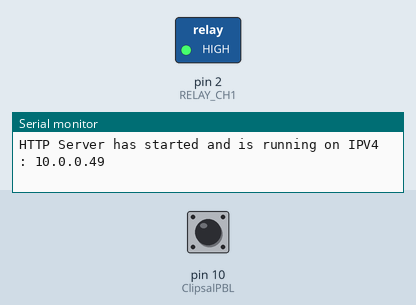
This sketch was run on a simulated Arduino Uno, built for the host (arithmetic inside an expression is 32-bit, double 64-bit). Parts: switched loads named in the sketch (green lamp = pin HIGH), the last lines printed to the serial monitor. Inputs (shaded band) come from the test bench; at power-on: pin 10 (ClipsalPBL) LOW. WiFi joins after 1.5 s; servers stay silent unless stated.

Above: at 1.2 s.
1.3 s: pin 10 (ClipsalPBL) driven HIGH
3.0 s: pin 10 (ClipsalPBL) pulsed LOW 2 times (0.12 s each, 0.3 s apart)
At 4.9 s:
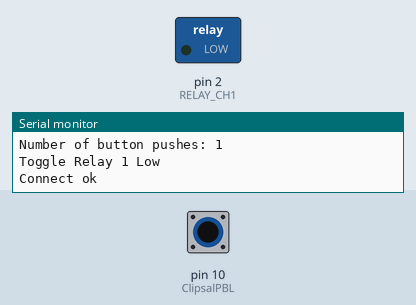
Timing chart, 0 to 6.4 s (numbered marks = the images above; inputs shaded):
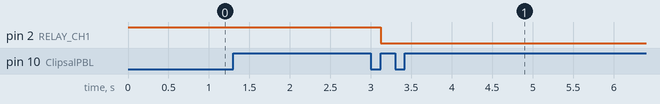

Measured:
- after the input at 3.0 s, pin 2 (RELAY_CH1): HIGH → LOW after 0.12 s

The sketch:

GarageDoorShedv3.ino
```cpp
const int ClipsalPBL = 10;     // the number of the pushbutton pin
int buttonState = 0;
int VarHomvisionRollerShedDoor1 = 0;


unsigned long startMillis;  //some global variables available anywhere in the program
unsigned long currentMillis;
const unsigned long period = 1500;  //the value is a number of milliseconds
const byte ledPin = 13;    //using the built in LED


int buttonPushCounter = 0;   // counter for the number of button presses
int lastButtonState = 0;     // previous state of the button

#include <SPI.h>
#include <Ethernet.h>

// Enter a MAC address and IP address for your controller below.
// The IP address will be dependent on your local network:
byte mac[] = { 0xAE, 0xFE, 0xDE, 0xEF, 0xFD, 0xFD };


byte gateway[] = { 10, 0, 0, 1 }; //
byte subnet[] = { 255, 255, 255, 0 }; //
IPAddress ip(10,0,0,49);

// Initialize the Ethernet server library
// with the IP address and port you want to use
// (port 80 is default for HTTP):
EthernetServer server(80);


#define RELAY_CH1  2
#define RELAY_CH2  3
#define RELAY_CH3  4
#define RELAY_CH4  5
#define RELAY_CH5  6
#define RELAY_CH6  7
#define RELAY_CH7  8
#define RELAY_CH8  9

String readString;

void setup() {

   // initialize the pushbutton pin as an input:
   pinMode(ClipsalPBL, INPUT);
   pinMode(RELAY_CH1, OUTPUT);
   digitalWrite(RELAY_CH1, HIGH);  // switch on LED1

   //initial start time
   startMillis = millis();

 // Open serial communications and wait for port to open:
  Serial.begin(9600);
   while (!Serial) {
    ;
  }


  // start the Ethernet connection and the server:
  Ethernet.begin(mac, ip);

  server.begin();
  Serial.print("HTTP Server has started and is running on IPV4 : ");
  Serial.println(Ethernet.localIP());

}


void loop() {


  // read the state of the pushbutton value:
  buttonState = digitalRead(ClipsalPBL);

      // compare the buttonState to its previous state
    if (buttonState != lastButtonState) {
      // if the state has changed, increment the counter
           currentMillis = millis();  //get the current "time" (actually the number of milliseconds since the program started)
             if (currentMillis - startMillis < period)  //test whether the period has elapsed
                  {
                      buttonPushCounter++;
                      Serial.print("Number of button pushes: ");
                      Serial.println(buttonPushCounter);
                  } else {
                      buttonPushCounter = 0;
                      Serial.print("Number of button pushes: ");
                      Serial.println(buttonPushCounter);
                  }
            startMillis = currentMillis;  //IMPORTANT to save the start time of the current LED state.


    }
    // save the current state as the last state, for next time through the loop
    lastButtonState = buttonState;


    // turns on the LED every four button pushes by checking the modulo of the
    // button push counter. the modulo function gives you the remainder of the
    // division of two numbers:
    if (buttonPushCounter == 1) {

       if (VarHomvisionRollerShedDoor1 == 0){
                HomvisionRollerShedDoor1();
                VarHomvisionRollerShedDoor1 = 1;
                digitalWrite(RELAY_CH1, HIGH);    // set pin 4 high
                Serial.println("Toggle Relay 1 High");
                buttonPushCounter = 0;
        } else {
              digitalWrite(RELAY_CH1, LOW);    // set pin 4 high
              Serial.println("Toggle Relay 1 Low");
              HomvisionRollerShedDoor2();
              VarHomvisionRollerShedDoor1 = 0;
              buttonPushCounter = 0;
        }

    }


  // listen for incoming clients
  EthernetClient client = server.available();

  if (client) {
    Serial.println("new client");
    // an http request ends with a blank line
    boolean currentLineIsBlank = true;
    while (client.connected()) {

      if (client.available()) {

        char c = client.read();

        if (readString.length() < 100) {
          //store characters to string
          readString += c;      //Serial.print(c);
        }

        Serial.write(c);
        // if you've gotten to the end of the line (received a newline
        // character) and the line is blank, the http request has ended,
        // so you can send a reply

        if (c == '\n' && currentLineIsBlank) {
          // send a standard http response header
          client.println("HTTP/1.1 200 OK");
          client.println("Content-Type: text/html");
          //client.println("Connection: close");  // the connection will be closed after completion of the response
          //client.println("Refresh: 20");  // refresh the page automatically every 5 sec


          // control arduino pin via ethernet Start //

        if(readString.indexOf("?relay1off") >0)//checks for on
        {
            digitalWrite(RELAY_CH1, HIGH);    // set pin 4 high
            Serial.println("Relay 1 On");
          }
        else{
          if(readString.indexOf("?relay1on") >0)//checks for off
          {
            digitalWrite(RELAY_CH1, LOW);    // set pin 4 low
            Serial.println("Relay 1 Off");
          }
        }


           readString="";


          break;
        }// if ( c == \n )


        if (c == '\n') {
          // you're starting a new line
          currentLineIsBlank = true;
        }
        else if (c != '\r') {
          // you've gotten a character on the current line
          currentLineIsBlank = false;
        }

      }
    }

    // give the web browser time to receive the data
    delay(1);


    // close the connection:
    client.stop();
    Serial.println("client disonnected");

  }//if(Client)

}//Loop


void HomvisionRollerShedDoor1(){
  IPAddress server(10,0,0,202);
  EthernetClient client2;
  if(client2.connect(server,11080)) {
    client2.println("GET /?var+44+%3D=111");
    client2.println(" HTTP/1.0");
    client2.println("User-Agent: Arduino 1.0");
    client2.println();
    Serial.println("Connect ok");
  }
  client2.stop();
  client2.flush();
}


void HomvisionRollerShedDoor2(){
  IPAddress server(10,0,0,202);
  EthernetClient client2;
  if(client2.connect(server,11080)) {
    client2.println("GET /?var+44+%3D=222");
    client2.println(" HTTP/1.0");
    client2.println("User-Agent: Arduino 1.0");
    client2.println();
    Serial.println("Connect ok");
  }
  client2.stop();
  client2.flush();
}
```
